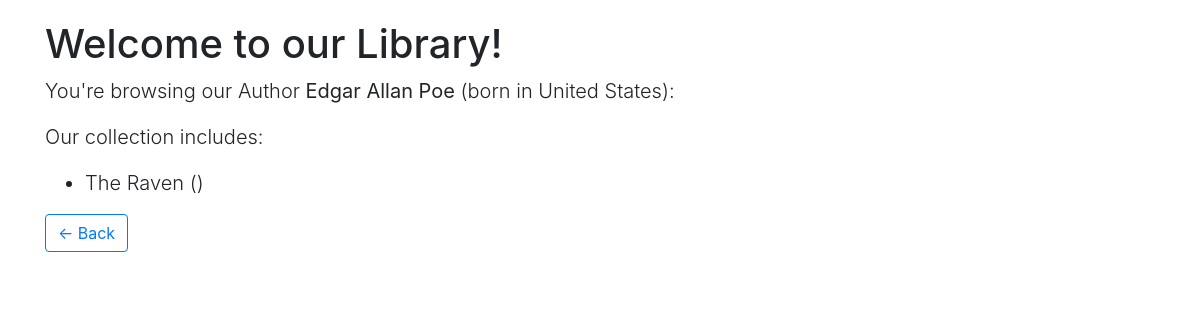
/author/1/, run on an earlier commit of the app's database.
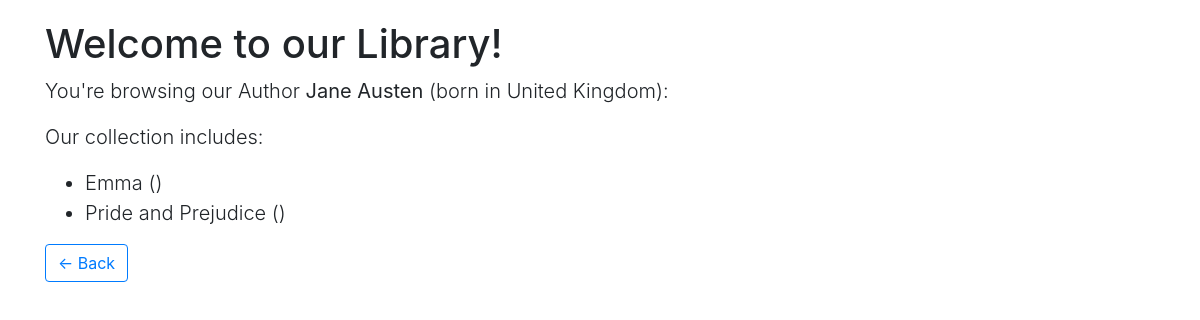
And on a later commit of the database.
### sample_app/models.py (models this page shows, shortened)
class Author(models.Model):
    name = models.CharField(max_length=255)
    country = models.ForeignKey(Country, on_delete=models.CASCADE)

class Country(models.Model):
    name = models.CharField(max_length=255)

class Book(models.Model):
    title = models.CharField(max_length=255)
    author = models.ForeignKey(Author, on_delete=models.CASCADE)
    isbn = models.CharField(max_length=255)

### sample_app/views.py (the view)
# urls.py: path('author/<int:author_id>/', views.author, name='author_by_id'),
def author(request, author_id):
    try:
        author = Author.objects.get(id=author_id)
    except Author.DoesNotExist:
        return HttpResponseNotFound()
    return render(request, 'author.html', {
        'author': author
    })

### sample_app/templates/author.html
{% extends "base.html" %}
{% block main %}
  <p class="h1">Welcome to our Library!</p>
  <div class="lead">
    <p>You're browsing our Author <strong>{{ author.name}}</strong> (born in {{ author.country.name }}):</p>
    <p>Our collection includes:</p>
    <ul>
      {% for book in author.book_set.all %}
      <li>{{ book.title }} ({{ book.popularity }})</li>
      {% endfor %}
    </ul>
  </div>
  <a href="/authors"><button type="button" class="btn btn-outline-primary">← Back</button></a>
{% endblock %}

What changed in the data, as far as the page shows it:
removed Book: title "The Raven"
changed Author: name "Edgar Allan Poe" → "Jane Austen"; country.name "United States" → "United Kingdom"
added Book: title "Emma"
added Book: title "Pride and Prejudice"
